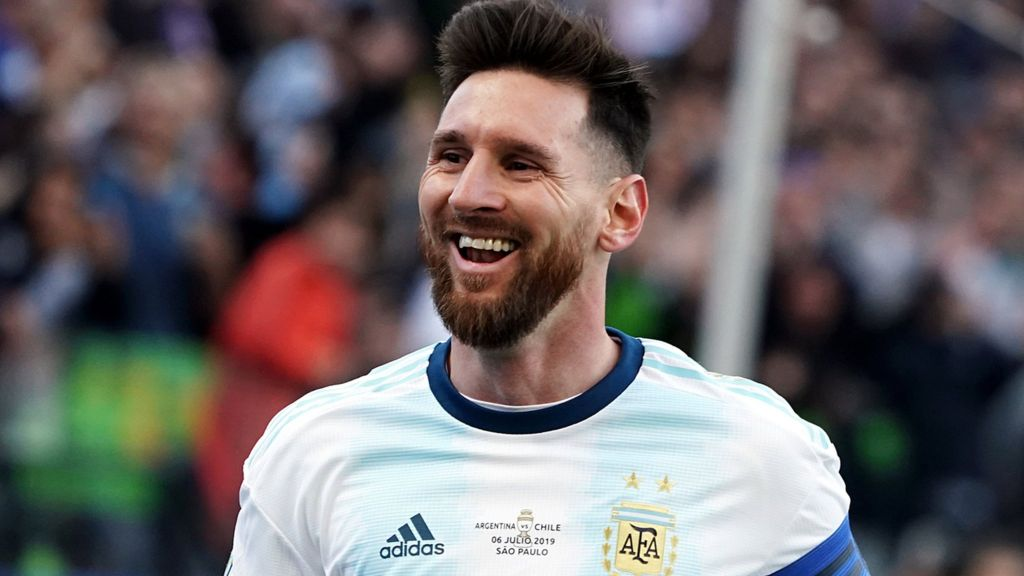
#> input picture messi.jpg, 1024 x 576 px
$ python conv.py
#> lines starting #> are read from the running program, lines starting #| are printed output that depends on the picture
import numpy as np
import cv2 as cv

def padding(img, pad) :
	img_borders = cv.copyMakeBorder(img, pad, pad, pad, pad, cv.BORDER_CONSTANT)
	return img_borders

def convolution(image, filtr, stride = 1) :
	(m,n) = filtr.shape
	pad = m
	padded = padding(image, pad)
	(r,c) = padded.shape
	o_m = int((r - m + 1)/stride)
	o_n = int((c - n + 1)/stride)
	convolved = np.zeros((o_m,o_n),dtype = "float")
	for i in np.arange(o_m) :
		for j in np.arange(o_n) :
			temp = np.zeros(filtr.shape)
			temp = padded[i*stride : i*stride + m , j*stride : j*stride + n ]*filtr
			convolved[i][j] = temp.sum()
	convolved /= np.amax(convolved)
	return convolved

smallBlur = np.ones((7,7) , dtype = "float") * (1.0/(7*7))
largeBlur = np.ones((21,21) , dtype = "float") * (1.0/(21*21))

sharpen = np.array((
	[0 , -1, 0 ],
	[-1, 5 , -1],
	[0, -1 , 0]) , dtype = "int")

laplacian = np.array((
	[0 ,  1 , 0],
	[1 , -4 , 1],
	[0 ,  1 , 0]) ,dtype = "int")

sobelX = np.array((
	[-1 , 0 , 1],
	[-2 , 0 , 2],
	[-1 , 0 , 1]), dtype = "int")

sobelY = np.array((
	[-1 , -2 , -1],
	[0  ,  0 ,  0],
	[1  ,  2 ,  1]) , dtype = "int")

emboss = np.array((
	[-2 , -1, 0],
	[-1 ,  1, 1],
	[ 0 ,  1, 2]) , dtype = "int")

kernelBank = (
	("small_blur" , smallBlur),
	("large_blur" , largeBlur),
	("sharpen"    , sharpen),
	("laplacian"  , laplacian),
	("sobel_x"    , sobelX),
	("sobel_y"    , sobelY),
	("emboss"     , emboss))


img = cv.imread("messi.jpg",0)
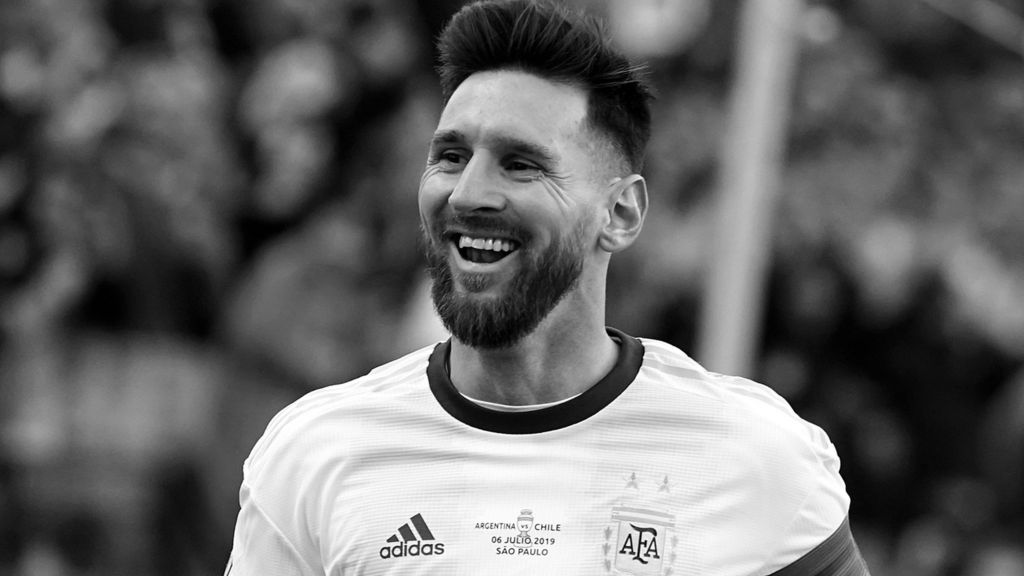
#> img: shape (576, 1024); min 0, max 255, mean 103.9
#> (the run stopped early here; a loop or call above may not have finished)
